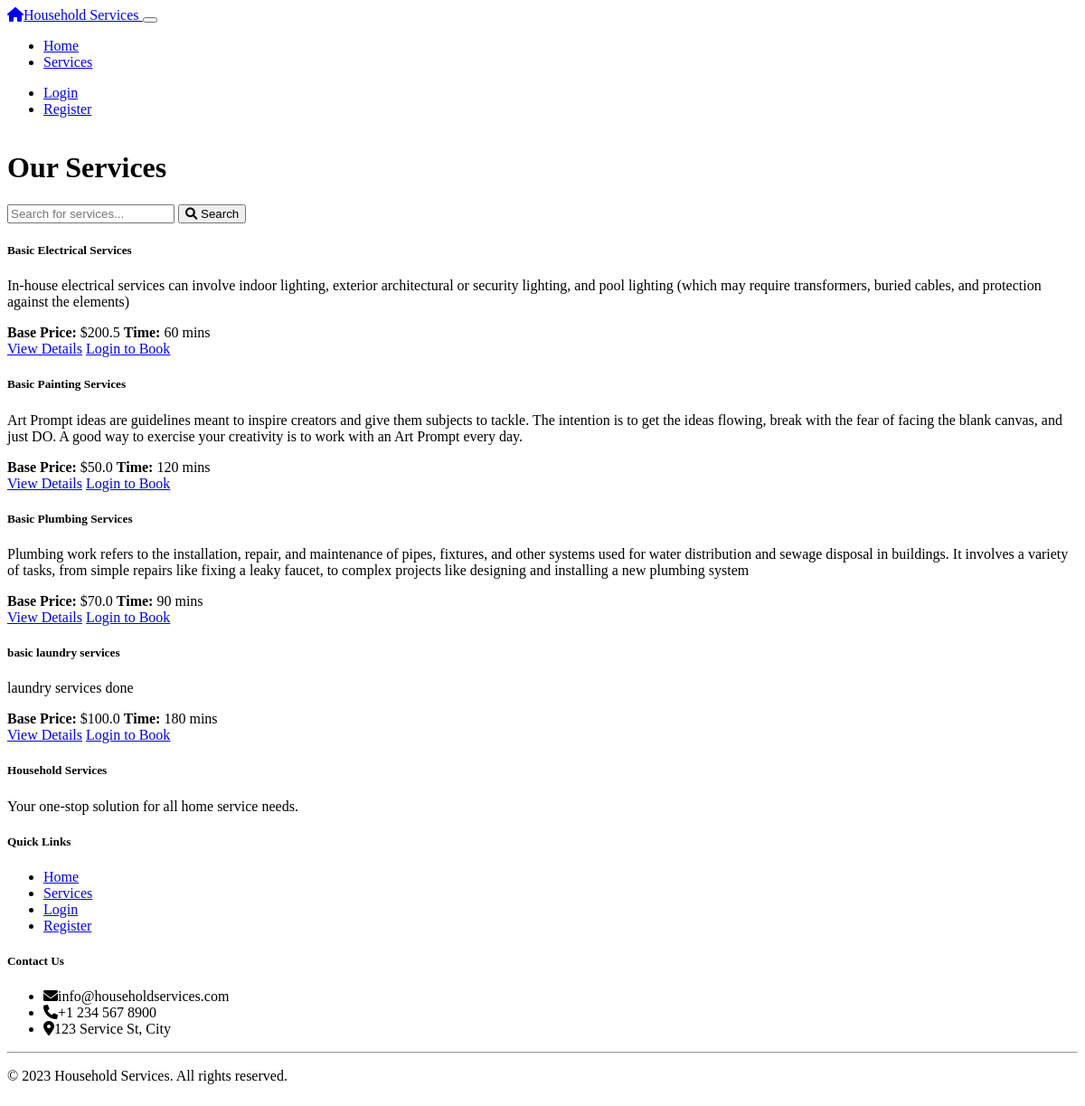
The page /service/list on the database its author committed.
### models.py (models this page shows, shortened)
class Service(db.Model):
    __tablename__ = 'services'
    id = db.Column(db.Integer, primary_key=True)
    name = db.Column(db.String(64), nullable=False)
    description = db.Column(db.Text)
    base_price = db.Column(db.Float, nullable=False)
    time_required = db.Column(db.Integer) # in minutes
    created_at = db.Column(db.DateTime, default=datetime.utcnow)
    is_active = db.Column(db.Boolean, default=True)
    professionals = db.relationship('Professional', backref='service', lazy='dynamic')
    service_requests = db.relationship('ServiceRequest', backref='service', lazy='dynamic')

### routes/service.py (the view)
@service_bp.route('/list')
def list_services():
    services = Service.query.filter_by(is_active=True).all()
    return render_template('services/list.html', services=services)

### templates/services/list.html (shortened to what this page needs)
{% extends "base.html" %}
{% block content %}
<div class="d-flex justify-content-between align-items-center mb-4">
    <h1>Our Services</h1>
</div>
<div class="row mb-4">
    <div class="col-md-6 offset-md-3">
        <div class="input-group">
            <input type="text" id="service-search" class="form-control" placeholder="Search for services...">
            <button class="btn btn-primary" type="button" id="search-button">
                <i class="fas fa-search"></i> Search
            </button>
        </div>
    </div>
</div>
<div class="row">
    {% for service in services %}
    <div class="col-md-4 mb-4">
        <div class="card h-100 service-card">
            <div class="card-body">
                <h5 class="card-title">{{ service.name }}</h5>
                <p class="card-text">{{ service.description }}</p>
                <div class="d-flex justify-content-between mb-3">
                    <span><strong>Base Price:</strong> ${{ service.base_price }}</span>
                    <span><strong>Time:</strong> {{ service.time_required }} mins</span>
                </div>
                <div class="d-grid gap-2">
                    <a href="{{ url_for('service.service_detail', service_id=service.id) }}" class="btn btn-outline-primary">View Details</a>
                    {% if current_user.is_authenticated and current_user.role == 'customer' %}
                    <a href="{{ url_for('customer.book_service') }}?service_id={{ service.id }}" class="btn btn-primary">Book Now</a>
                    {% elif not current_user.is_authenticated %}
                    <a href="{{ url_for('auth.login') }}" class="btn btn-primary">Login to Book</a>
                    {% endif %}
                </div>
            </div>
        </div>
    </div>
    {% endfor %}
</div>
{% endblock %}

### static/css/custom.css (style rules this page uses)
body { min-height: 100vh; display: flex; flex-direction: column; }
.service-card { transition: box-shadow 0.3s ease; }

### rows shown on the page
Service: name "Basic Electrical Services", description "In-house electrical services can involve indoor lighting, exterior architectural or security lighting, and pool lighting (which may require transformers, buried cables, and protection against the elements)", base_price "200.5", time_required "60"
Service: name "Basic Painting Services", description "Art Prompt ideas are guidelines meant to inspire creators and give them subjects to tackle. The intention is to get the ideas flowing, break with the fear of facing the blank canvas, and just DO. A good way to exercise your creativity is to work with an Art Prompt every day.", base_price "50.0", time_required "120"
Service: name "Basic Plumbing Services", description "Plumbing work refers to the installation, repair, and maintenance of pipes, fixtures, and other systems used for water distribution and sewage disposal in buildings. It involves a variety of tasks, from simple repairs like fixing a leaky faucet, to complex projects like designing and installing a new plumbing system", base_price "70.0", time_required "90"
Service: name "basic laundry services", description "laundry services done", base_price "100.0", time_required "180"
